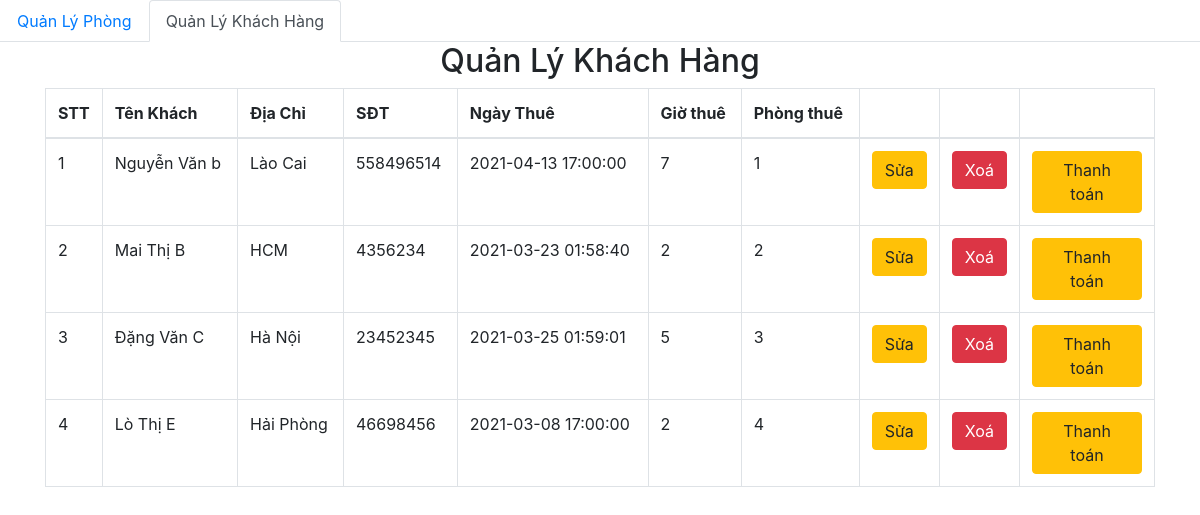
The app's page /nhanvien/khachhang/index.php (signed in) with its own data.
### tables this page shows
CREATE TABLE `khach` (
  `id` int(11) NOT NULL,
  `hoten` varchar(200) DEFAULT NULL,
  `diachi` varchar(500) DEFAULT NULL,
  `sdt` int(11) DEFAULT NULL,
  `date` timestamp NULL DEFAULT NULL,
  `time` int(11) DEFAULT NULL,
  `room` int(11) NOT NULL
);

### db/dbhelper.php (called while the page is built, shortened)
<?php
function executeResult($sql) {
	$con = mysqli_connect(HOST, USERNAME, PASSWORD, DATABASE);
	$result = mysqli_query($con, $sql);
	$data   = [];
	while ($row = mysqli_fetch_array($result, 1)) {
		$data[] = $row;
	}
	return $data;
}

### nhanvien/khachhang/index.php (the view, shortened to what this page needs)
<?php
require_once ('../../db/dbhelper.php');
?>
<!DOCTYPE html>
<html>
<head>
	<link rel="stylesheet" href="https://maxcdn.bootstrapcdn.com/bootstrap/4.4.1/css/bootstrap.min.css">
</head>
<body>
	<ul class="nav nav-tabs">
	  <li class="nav-item">
	    <a class="nav-link " href="../Post">Quản Lý Phòng</a>
	  </li>
	  <li class="nav-item">
	    <a class="nav-link active" href="#">Quản Lý Khách Hàng</a>
	  </li>
	</ul>
	<div class="container">
		<div class="panel panel-primary">
			<div class="panel-heading">
				<h2 class="text-center">Quản Lý Khách Hàng</h2>
			</div>
			<div class="panel-body">
				<table class="table table-bordered table-hover">
					<thead>
						<tr>
							<th width="50px">STT</th>
							<th>Tên Khách</th>
							<th>Địa Chỉ</th>
							<th>SĐT</th>
							<th>Ngày Thuê</th>
							<th>Giờ thuê</th>
							<th>Phòng thuê</th>
							<th width="50px"></th>
							<th width="50px"></th>
							<th width="135px"></th>
						</tr>
					</thead>
					<tbody>
<?php
$sql          = 'select * from khach';
$loginList = executeResult($sql);
$index = 1;
foreach ($loginList as $item) {
	echo '<tr>
				<td>'.($index++).'</td>
				<td>'.$item['hoten'].'</td>
				<td>'.$item['diachi'].'</td>
				<td>'.$item['sdt'].'</td>
				<td>'.$item['date'].'</td>
				<td>'.$item['time'].'</td>
				<td>'.$item['room'].'</td>
				<td>
					<a href="add.php?id='.$item['id'].'"><button class="btn btn-warning">Sửa</button></a>
				</td>
				<td>
					<button class="btn btn-danger" onclick="deleteCategory('.$item['id'].')">Xoá</button>
				</td>
				<td>
					<a href="hd.php?id='.$item['id'].'&id_phong='.$item['room'].'"><button class="btn btn-warning">Thanh toán</button></a>
				</td>
			</tr>';
}
?>
					</tbody>
				</table>
			</div>
		</div>
	</div>
</body>
</html>

### records on screen
khach: hoten "Nguyễn Văn b", diachi "Lào Cai", sdt "558496514", date "2021-04-13 17:00:00", time "7", room "1"
khach: hoten "Mai Thị B", diachi "HCM", sdt "4356234", date "2021-03-23 01:58:40", time "2", room "2"
khach: hoten "Đặng Văn C", diachi "Hà Nội", sdt "23452345", date "2021-03-25 01:59:01", time "5", room "3"
khach: hoten "Lò Thị E", diachi "Hải Phòng", sdt "46698456", date "2021-03-08 17:00:00", time "2", room "4"
